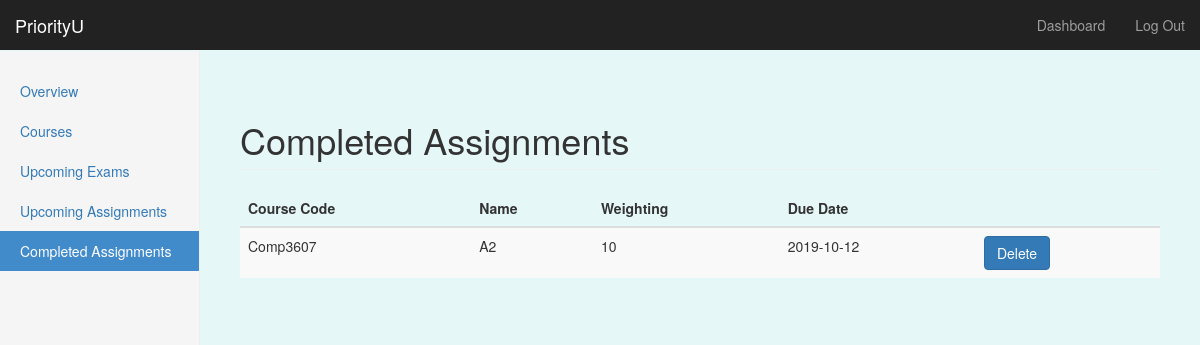
Before: /dashboard/completed (signed in) with the older database file.
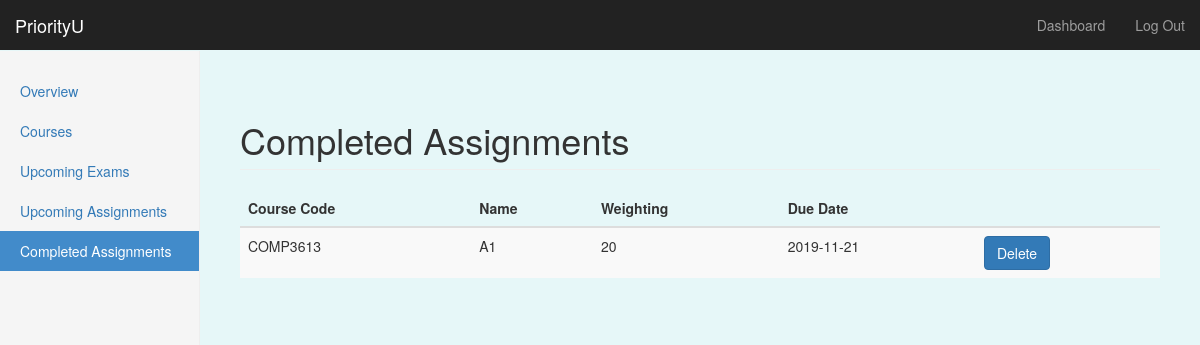
After: the same page with the newer database file.
### priorityU/models/models.py (models this page shows, shortened)
class Assignment(db.Model): # Dominic 18/11- created model for assignment db
    __tablename__ = 'assignments'
    a_id = db.Column(db.Integer, primary_key=True)
    course_code = db.Column(db.String, db.ForeignKey('courses.course_code'))
    asg_name = db.Column(db.String, nullable=False)
    weighting = db.Column(db.Integer)
    due_date = db.Column(db.Date, nullable=False)
    due_time = db.Column(db.Time)
    complete = db.Column(db.Boolean, nullable=False)
    user_id = db.Column(db.Integer, db.ForeignKey('users.id'))

### priorityU/routes.py (the view)
@app.route('/dashboard/completed')
@login_required
def completed():
    user_asgs = Assignment.query.filter_by(user_id=current_user.get_id()).order_by(Assignment.due_date.asc()).all()
    return render_template('completed.html', assignments=user_asgs, edit_state=False, add_state=False, form=None)

### priorityU/routes.py (called while the page is built)
@login_manager.user_loader
def load_user(user_id):
    return User.query.get(int(user_id))

### priorityU/templates/completed.html (shortened to what this page needs)
{% extends "bootstrap/base.html" %}
{% block styles %}
{{super()}}
<link rel="stylesheet" href="{{url_for('.static', filename='style.css')}}">
{% endblock %}
{% block content %}
    <nav class="navbar navbar-inverse navbar-fixed-top">
      <div class="container-fluid">
        <div class="navbar-header">
          <a class="navbar-brand" href="#">PriorityU</a>
        </div>
        <div id="navbar" class="navbar-collapse collapse">
          <ul class="nav navbar-nav navbar-right">
            <li><a href="#">Dashboard</a></li>
            <li><a href="{{ url_for('logout') }}">Log Out</a></li>
          </ul>
        </div>
      </div>
    </nav>
    <div class="container-fluid">
      <div class="row">
        <div class="col-sm-3 col-md-2 sidebar">
        <ul class="nav nav-sidebar">
            <li {% if request.endpoint == 'dashboard' %} class="active" {% endif %}> <a href="{{url_for('dashboard')}}">Overview</a></li>
            <li {% if request.endpoint == 'courses' %} class="active" {% endif %}><a href="{{url_for('courses')}}" id="tab2-id">Courses</a></li>
            <li {% if request.endpoint == 'exams' %} class="active" {% endif %}><a href="{{url_for('exams')}}">Upcoming Exams</a></li>
            <li {% if request.endpoint == 'assignments' %} class="active" {% endif %}><a href="{{url_for('assignments')}}">Upcoming Assignments</a></li>
            <li {% if request.endpoint == 'completed' %} class="active" {% endif %} ><a href="{{url_for('completed')}}">Completed Assignments</a></li>
        </ul>
      </div>
      <div class="col-sm-9 col-sm-offset-3 col-md-10 col-md-offset-2 main">
        <h1 class="page-header">Completed Assignments</h1>
        <table class="table table-striped table-hover">
          <thead class="thead-dark">
              <tr>
                  <th>Course Code</th>
                  <th>Name</th>
                  <th>Weighting</th>
                  <th>Due Date</th>
                  <th></th>
              </tr>
          </thead>
          <tbody>
              {% for a in assignments %}
                {% if a.complete == True %}
              <tr>
                  <td>{{a.course_code}}</td>
                  <td>{{a.asg_name}}</td>
                  <td>{{a.weighting}}</td>
                  <td>{{a.due_date}}</td>
                  <td>
                    <a href='/dashboard/completed/{{a.a_id}}' class="btn btn-primary">Delete</a>
                  </td>
              </tr>
                {% endif %}
              {% endfor %}
          </tbody>
        </table>
    </div>
    </div>
    </div>
{% endblock %}

Changed rows visible on the page:
removed Assignment: course_code "Comp3607", asg_name "A2", weighting "10", due_date "2019-10-12"
added Assignment: course_code "COMP3613", asg_name "A1", weighting "20", due_date "2019-11-21"
